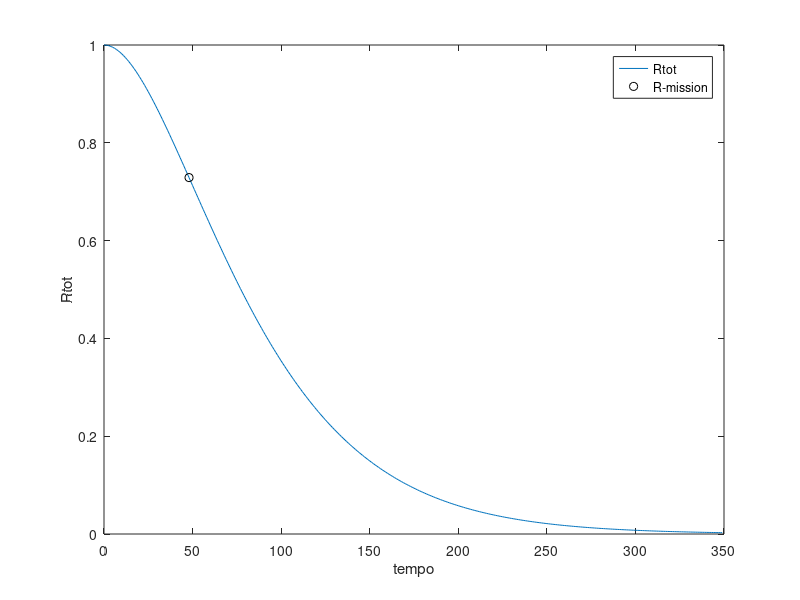

This chart was generated by the following MATLAB code:
% Esercizio 3

lambda=0.005;
t=linspace(0,349,350);

R=exp(-lambda*t);

Rtot=(R.^8)+8*(R.^7).*(1-R)+20*(R.^6).*((1-R).^2)+16*(R.^5).*((1-R).^3)+2*(R.^4).*((1-R).^4);


plot(t,Rtot,t(find(t==48)),Rtot(find(t==48)),'ko');
disp(Rtot(find(t==48)));
xlabel('tempo');
ylabel('Rtot');
legend('Rtot','R-mission');
